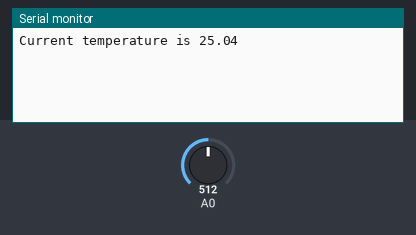
Simulated run of this sketch. Board: Arduino Uno, built with avr-gcc and run on an emulated ATmega328P. Shown: the last lines printed to the serial monitor. Inputs (shaded band) come from the test bench; at power-on: A0 = 512.

Above: at 1.8 s.
1.9 s: A0 set to 716
At 2.4 s:
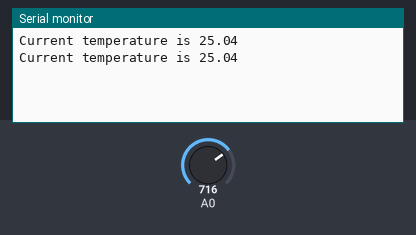
3.4 s: A0 set to 900
At 4.8 s:
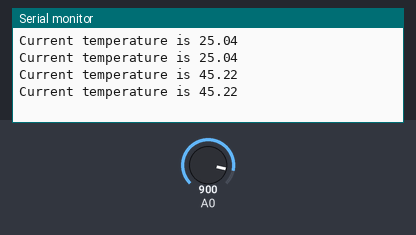
Timing chart, 0 to 6.4 s (numbered marks = the images above; inputs shaded):
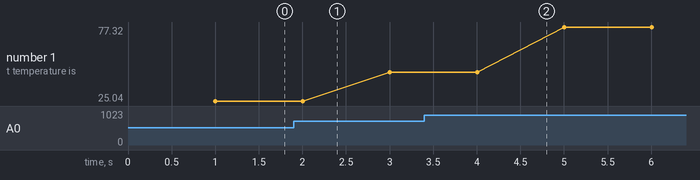

The sketch:

temperature_sensor.ino
```cpp
#include <math.h>

/*
 * 1. Connect sensor temperature on A0.
 * 2. Open Serial Monitor.
 *
 * Temperature will be displayed.
*/
int a;
float temperature;
int B=3975;                  //B value of the thermistor
float resistance;

void setup()
{
  Serial.begin(9600);
}

void loop()
{
  a=analogRead(0);
  resistance=(float)(1023-a)*10000/a; //get the resistance of the sensor;
  temperature=1/(log(resistance/10000)/B+1/298.15)-273.15;//convert to temperature via datasheet ;
  delay(1000);
  Serial.print("Current temperature is ");
  Serial.println(temperature);
 }
```

Measured:
- plotted number 1: 25.04 → 45.22 after the input at 1.9 s, 45.22 → 77.32 after the input at 3.4 s
